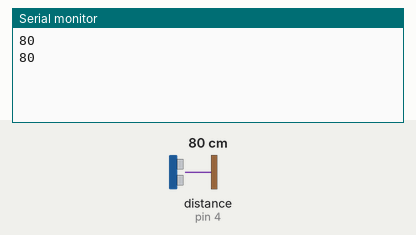
A sketch run on a simulated Arduino Uno, built with avr-gcc and run on an emulated ATmega328P. Parts: the last lines printed to the serial monitor. Wiring (inferred from the names in the program): ultrasonic range finder: trigger pin 3; echo pin 4. The inputs (shaded band) are chosen by the test bench; at power-on: distance to the obstacle (sensor on pin 4) 80 cm. The echo pulse lasts 58.3 µs per cm.

Above: at 1.8 s.
1.9 s: distance to the obstacle (sensor on pin 4) set to 2 cm
At 2.7 s:
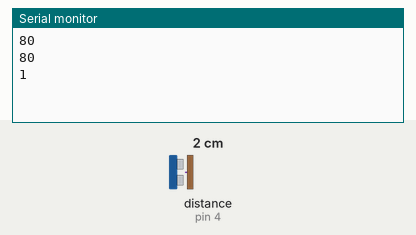
3.4 s: distance to the obstacle (sensor on pin 4) set to 4 cm
At 4.8 s:
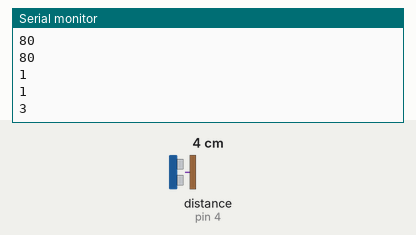
Timing chart, 0 to 6.4 s (numbered marks = the images above; inputs shaded):
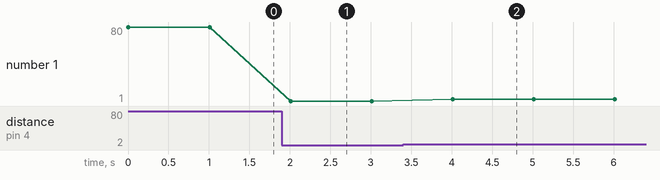

Measured:
- after the input at 1.9 s, the serial monitor: prints a new line after 0.11 s (image 1)
- after the input at 3.4 s, the serial monitor: prints a new line after 0.61 s (image 2)
- plotted number 1: 80 → 1 after the input at 1.9 s, 1 → 3 after the input at 3.4 s

The sketch:

363_0.ino
```cpp
const int trig_pin = 3;
const int echo_pin = 4;

void setup() {
  pinMode(trig_pin, OUTPUT);
  pinMode(echo_pin, INPUT);

  Serial.begin(9600);
}

void loop() {
  digitalWrite(trig_pin, LOW);
  delayMicroseconds(2);
  digitalWrite(trig_pin, HIGH);
  delayMicroseconds(10);
  digitalWrite(trig_pin, LOW);

  long duration = pulseIn(echo_pin, HIGH);
  long distance = duration/58.0;

  Serial.println(distance);
  delay(1000);

}
```
